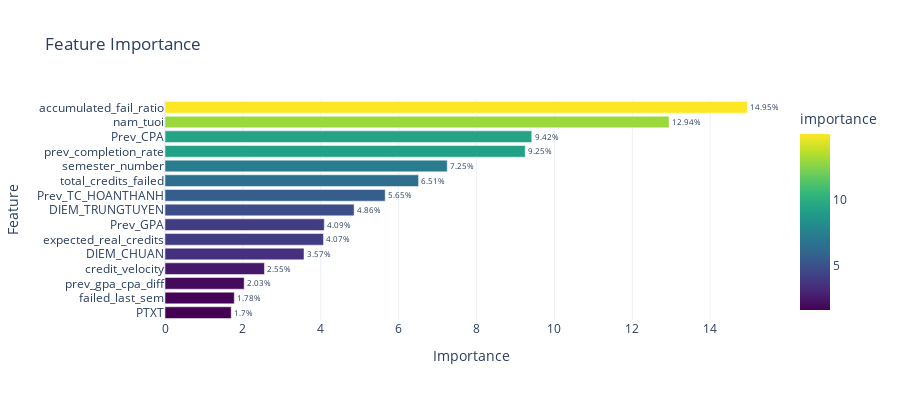

The code cell stored with this chart in its notebook:
### Code cell
show_all(
    model=model_cb,
    X_valid=X_valid,
    y_valid=y_valid_credits,
    y_pred=y_pred,
    X_train=X_train,          # Cần cho LIME
    model_type='lightgbm',    # 'xgboost', 'lightgbm', 'catboost'
    instance_idx=0,           # Instance nào để giải thích
    top_n_features=15
)

### Figure 1 — Plotly figure (JSON) as saved in the notebook; plotly's stock layout.template omitted (floating-point values rounded to 4 significant figures)
{"data": [{"hovertemplate": "importance=%{marker.color}<br>feature=%{y}<br>text=%{text}<extra></extra>", "legendgroup": "", "marker": {"color": [14.95, 12.94, 9.418, 9.249, 7.247, 6.511, 5.655, 4.856, 4.09, 4.07, 3.569, 2.554, 2.034, 1.779, 1.7], "coloraxis": "coloraxis", "pattern": {"shape": ""}}, "name": "", "orientation": "h", "showlegend": false, "text": ["14.95%", "12.94%", "9.42%", "9.25%", "7.25%", "6.51%", "5.65%", "4.86%", "4.09%", "4.07%", "3.57%", "2.55%", "2.03%", "1.78%", "1.7%"], "textposition": "outside", "type": "bar", "x": [14.95, 12.94, 9.418, 9.249, 7.247, 6.511, 5.655, 4.856, 4.09, 4.07, 3.569, 2.554, 2.034, 1.779, 1.7], "xaxis": "x", "y": ["accumulated_fail_ratio", "nam_tuoi", "Prev_CPA", "prev_completion_rate", "semester_number", "total_credits_failed", "Prev_TC_HOANTHANH", "DIEM_TRUNGTUYEN", "Prev_GPA", "expected_real_credits", "DIEM_CHUAN", "credit_velocity", "prev_gpa_cpa_diff", "failed_last_sem", "PTXT"], "yaxis": "y"}], "layout": {"barmode": "relative", "coloraxis": {"colorbar": {"title": {"text": "importance"}}, "colorscale": [[0, "#440154"], [0.1111, "#482878"], [0.2222, "#3e4989"], [0.3333, "#31688e"], [0.4444, "#26828e"], [0.5556, "#1f9e89"], [0.6667, "#35b779"], [0.7778, "#6ece58"], [0.8889, "#b5de2b"], [1, "#fde725"]]}, "height": 400, "legend": {"tracegroupgap": 0}, "title": {"text": "Feature Importance"}, "xaxis": {"anchor": "y", "domain": [0, 1], "title": {"text": "Importance"}}, "yaxis": {"anchor": "x", "autorange": "reversed", "domain": [0, 1], "title": {"text": "Feature"}}}}
